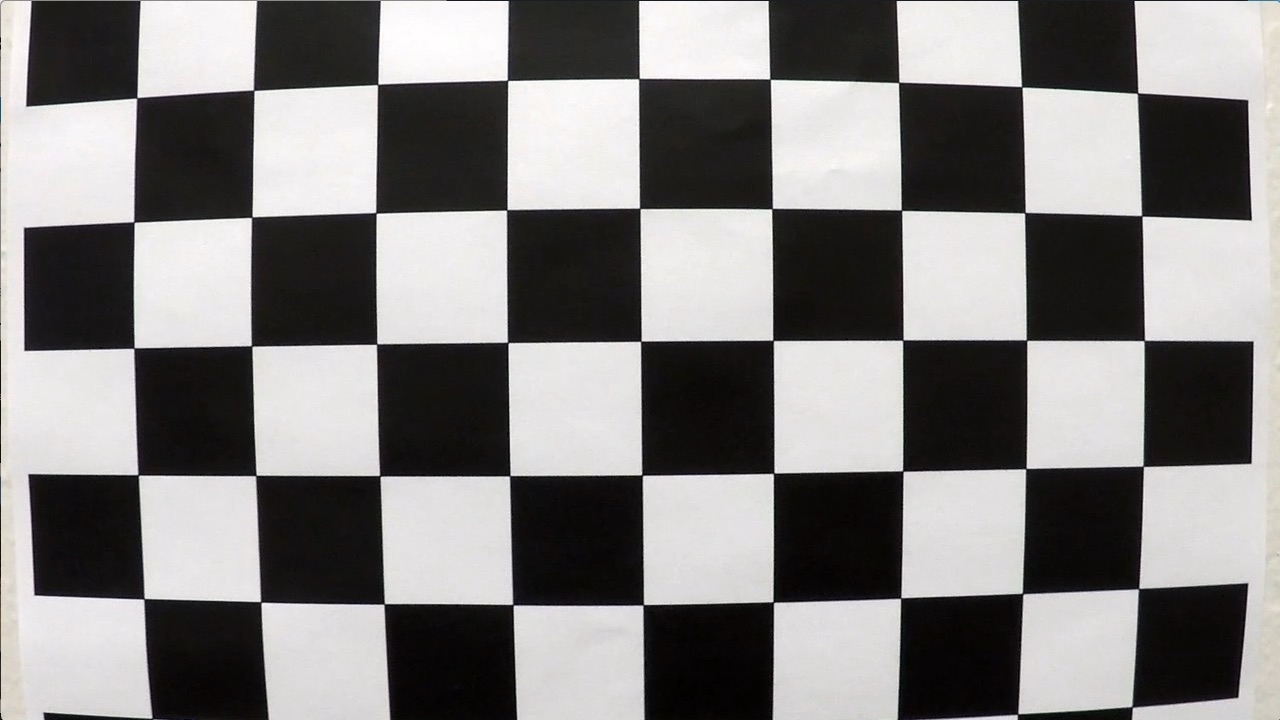
#> input picture camera_cal/calibration1.jpg, 1280 x 720 px; its folder holds only this picture in this run
$ jupyter execute --allow-errors P2.ipynb   (shell and % lines are left out)   (older library calls are emulated)
#> lines starting #> are read from the running program, lines starting #| are printed output that depends on the picture; after the words box and inside, x2 and y2 are one past the last pixel; in counts of white or black regions, pixels touching at a corner belong together
## Advanced Lane Finding

//TODO
* Camera calibration (DONE)
* distorion correction (DONE)
* color/gradient threshold (DONE)
* Perspective transform (DONE)
* Detect lane lines
* Calculate curvature

[cell 1]
# import all needed lib here
import numpy as np
import cv2
import matplotlib.pyplot as plt
import matplotlib.image as mpimg
import glob
import random

[cell 2]
# Camera calibration
# Read all in of calibration images
def generate_obj_image_points(root_path):
#> called with root_path = './camera_cal'
    images = glob.glob(root_path+'/calibration*.jpg')

    #prepare object point
    nx = 9
    ny = 6
    objp = np.zeros((ny*nx, 3), np.float32)
    #tricky here to get x,y coordinate since z is zero we don't care
    objp[:,:2] = np.mgrid[0:nx, 0:ny].T.reshape(-1,2) # get x,y coordinate

    # arrays of object and image points
    objpoints = []
    imgpoints = []

    for image_path in images:
        img = mpimg.imread(image_path)
#> img is the input picture: shape (720, 1280, 3); mean R, G, B 130.1, 128.4, 127.8
        gray = cv2.cvtColor(img, cv2.COLOR_RGB2GRAY)

        ret, corners = cv2.findChessboardCorners(gray, (nx,ny), None)
#> ret = False; corners = None
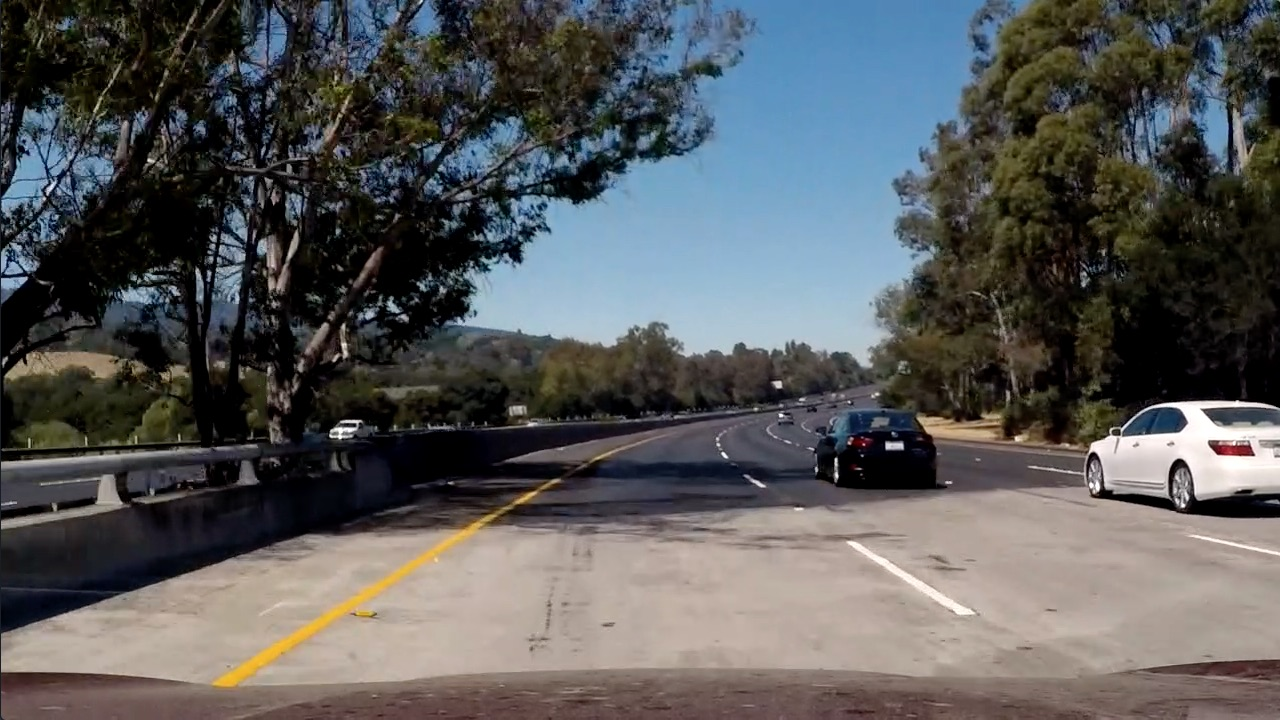
#> input picture test_images/test5.jpg, 1280 x 720 px
#> further down, sample_image is the input picture: shape (720, 1280, 3); mean R, G, B 88.5, 89.3, 89.8

        if ret == True:
            objpoints.append(objp)
            imgpoints.append(corners)

    return objpoints, imgpoints

def cal_undistort(img, objpoints, imgpoints):
    # Use cv2.calibrateCamera() and cv2.undistort()
    ret, mtx, dist, rvecs, tvecs = cv2.calibrateCamera(objpoints, imgpoints, img.shape[1::-1], None, None)
    undist = cv2.undistort(img, mtx, dist, None, mtx)
    return undist

# [8 lines left out: function display_2_images, not called in this run]

def display_color_gray(color, gray):
  f, (ax1, ax2) = plt.subplots(1, 2, figsize=(24, 9))
  f.tight_layout()
  ax1.imshow(color)
  ax1.set_title('Original Image', fontsize=50)
  ax2.imshow(gray, cmap='gray')
  ax2.set_title('Dest Image', fontsize=50)
  plt.subplots_adjust(left=0., right=1, top=0.9, bottom=0.)

objpoints,imgpoints = generate_obj_image_points('./camera_cal')

[cell 3]
images = glob.glob('./camera_cal/calibration*.jpg')
index = random.randint(0,len(images))
#> (the rest of this cell did not finish here and is left out)

### Color and Gradient threshold

[cell 4]
def mask_with_threshold(input_v, thresh):
    # create mask and apply threshold
    mask = np.zeros_like(input_v)
    mask[(input_v >= thresh[0]) & (input_v <= thresh[1])] = 1
    return mask

def abs_sobel_thresh(img, orient='x', sobel_kernel=3, thresh=(0, 255)):
#> called with orient = 'x', sobel_kernel = 3, thresh = (20, 100)
    gray = cv2.cvtColor(img, cv2.COLOR_RGB2GRAY)
    sobel = None
    if orient == 'x':
        sobel = cv2.Sobel(gray, cv2.CV_64F, 1, 0, ksize=sobel_kernel)
    else:
        sobel = cv2.Sobel(gray, cv2.CV_64F, 0, 1, ksize=sobel_kernel)
    abs_sobel = np.absolute(sobel)
    scaled_sobel = np.uint8(255*abs_sobel/np.max(abs_sobel))
    return mask_with_threshold(scaled_sobel, thresh)
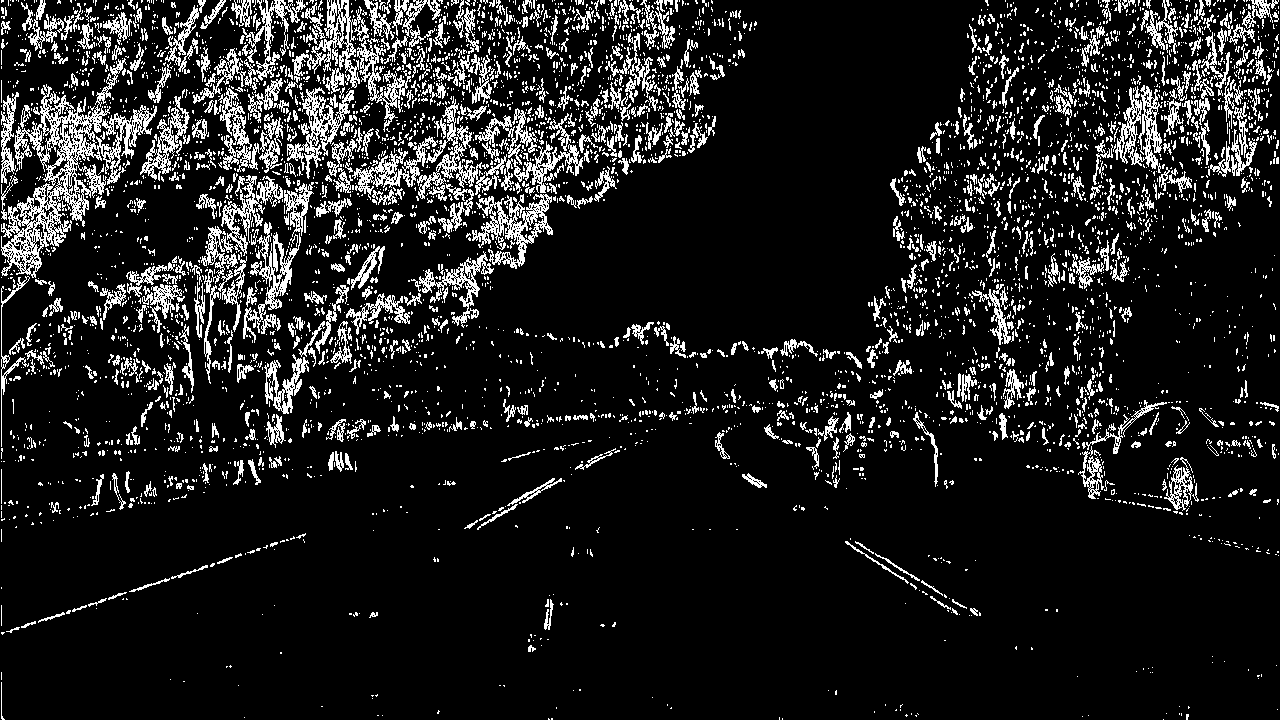
#> returned value: shape (720, 1280); values 0 (black) and 1 (white), 12.1% white in thin lines or dots
#> in abs_sobel_thresh (call 2), `return mask_with_threshold(scaled_sobel, thresh)`: returned value: shape (720, 1280); values 0 (black) and 1 (white), 13.1% white in thin lines or dots

def mag_thresh(img, sobel_kernel=3, thresh=(0, 255)):
#> called with sobel_kernel = 3, thresh = (30, 100)
    gray = cv2.cvtColor(img, cv2.COLOR_RGB2GRAY)
    # Take the gradient in x and y separately
    sobelx = cv2.Sobel(gray, cv2.CV_64F, 1, 0, ksize=sobel_kernel)
    sobely = cv2.Sobel(gray, cv2.CV_64F, 0, 1, ksize=sobel_kernel)
    # magnitude ==> sqrt(x^2 + y^2)
    mag = np.sqrt(sobelx**2 + sobely**2)
    # scale to 8 bit
    scaled_mag = np.uint8(255*mag/np.max(mag))
    return mask_with_threshold(scaled_mag, thresh)

def dir_threshold(img, sobel_kernel=3, thresh=(0, np.pi/2)):
#> called with sobel_kernel = 3, thresh = (0.698, 1.31)
    gray = cv2.cvtColor(img, cv2.COLOR_RGB2GRAY)
    # Take the gradient in x and y separately
    sobelx = cv2.Sobel(gray, cv2.CV_64F, 1, 0, ksize=sobel_kernel)
    sobely = cv2.Sobel(gray, cv2.CV_64F, 0, 1, ksize=sobel_kernel)
    abs_sobelx = np.absolute(sobelx)
    abs_sobely = np.absolute(sobely)
    # np.arctan2(abs_sobely, abs_sobelx) to calculate the direction of the gradient
    arc_v = np.arctan2(abs_sobely, abs_sobelx)
    return mask_with_threshold(arc_v, thresh)
#> returned value: shape (720, 1280) float64; values 0 (black) and 1 (white), 35.8% white in thin lines or dots

def color_threshold(img, channel, thresh=(0,255)):
    hls = cv2.cvtColor(img, cv2.COLOR_RGB2HLS)
    channel_v = None
    if channel == 'R':
        channel_v = img[:,:,0]
    elif channel == 'G':
        channel_v = img[:,:,1]
    elif channel == 'B':
        channel_v = img[:,:,2]
    elif channel == 'H':
        channel_v = hls[:,:,0]
    elif channel == 'L':
        channel_v = hls[:,:,1]
    elif channel == 'S':
        channel_v = hls[:,:,2]

    return mask_with_threshold(channel_v, thresh)

def combine_gradient_threshold(img):
    # Apply each of the thresholding functions
    ksize = 3
    gradx = abs_sobel_thresh(img, orient='x', sobel_kernel=ksize, thresh=(20, 100))
    grady = abs_sobel_thresh(img, orient='y', sobel_kernel=ksize, thresh=(20, 100))
    mag_binary = mag_thresh(img, sobel_kernel=ksize, thresh=(30, 100))
    dir_binary = dir_threshold(img, sobel_kernel=ksize, thresh=(40*np.pi/180, 75*np.pi/180)) # 40 to 75 degree

    #combined all above threshold (gradx & grady) or (mag_binary and dir_binary)
    mask = np.zeros_like(dir_binary)
    mask[((gradx == 1) & (grady == 1)) | ((mag_binary == 1) & (dir_binary == 1))] = 1
    return mask

def combine_color_threshold(img):
    r_channel = color_threshold(img, 'R', thresh=(200,255))
    s_channel = color_threshold(img, 'S', thresh=(200,255))

    #combined all above threshold (gradx & grady) or (mag_binary and dir_binary)
    mask = np.zeros_like(s_channel)
    mask[(r_channel == 1) | (s_channel == 1) ] = 1
    return mask

#### Combine Sobelx, Sobely, Magnitude and Direction of gradient

Let visualize the comination

[cell 5]
images = glob.glob('./test_images/*.jpg')
for image in images[:3]:
    #test sample imgage
    sample_image = mpimg.imread(image)
    binary = combine_gradient_threshold(sample_image)
#> binary: shape (720, 1280) float64; values 0 (black) and 1 (white), 5.8% white in thin lines or dots
    display_color_gray(sample_image, binary)

#### Combine Color threshold

[cell 6]
#test sample imgage
sample_image = mpimg.imread('./test_images/test5.jpg')
binary = color_threshold(sample_image, 'R', thresh=(200,255))
#> in color_threshold, `hls = cv2.cvtColor(img, cv2.COLOR_RGB2HLS)`: hls: shape (720, 1280, 3); mean of channels 0, 1, 2 55.5, 89.2, 70.1
#> in color_threshold, `return mask_with_threshold(channel_v, thresh)`: returned value: shape (720, 1280); values 0 (black) and 1 (white), 1.9% white; 152 white regions (123 under 20 px), largest, box (x1, y1, x2, y2) and area: (1089, 401, 1280, 495) 9372, (213, 523, 482, 687) 4375, (846, 541, 975, 615) 1454
f, (ax1, ax2) = plt.subplots(1, 2, figsize=(24, 9))
f.tight_layout()
ax1.imshow(sample_image)
ax1.set_title('Original Image', fontsize=50)
ax2.imshow(binary, cmap='gray')
ax2.set_title('Dest Image', fontsize=50)
plt.subplots_adjust(left=0., right=1, top=0.9, bottom=0.)

#test another sample imgage
sample_image = mpimg.imread('./test_images/test5.jpg')
binary = color_threshold(sample_image, 'S', thresh=(150,255))
#> call 2 of color_threshold, with channel = 'S', thresh = (150, 255)
#> in color_threshold (call 2), `channel_v = hls[:,:,2]`:
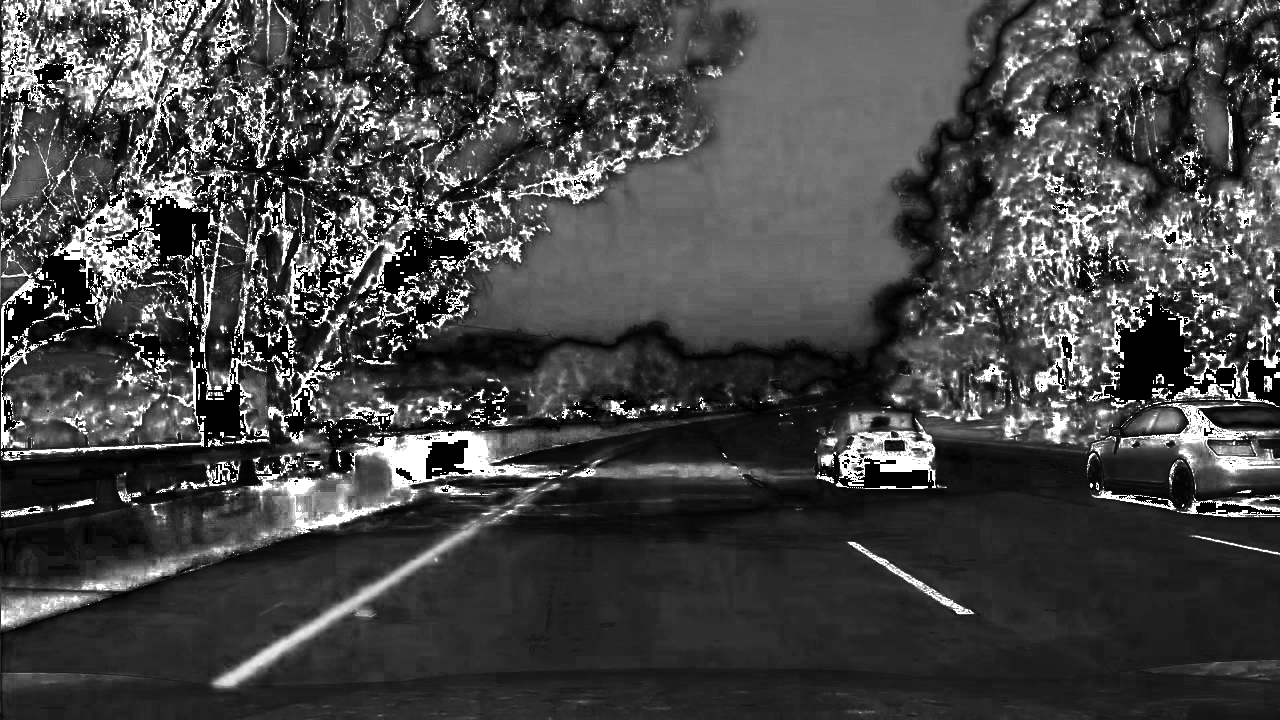
#> channel_v: shape (720, 1280); min 0, max 255, mean 70.1
#> in color_threshold (call 2), `return mask_with_threshold(channel_v, thresh)`: returned value: shape (720, 1280); values 0 (black) and 1 (white), 10.3% white; 3452 white regions (2849 under 20 px), largest, box (x1, y1, x2, y2) and area: (350, 430, 567, 502) 4394, (54, 188, 160, 296) 3201, (214, 526, 475, 686) 2824
f, (ax1, ax2) = plt.subplots(1, 2, figsize=(24, 9))
f.tight_layout()
ax1.imshow(sample_image)
ax1.set_title('Original Image', fontsize=50)
ax2.imshow(binary, cmap='gray')
ax2.set_title('Dest Image', fontsize=50)
plt.subplots_adjust(left=0., right=1, top=0.9, bottom=0.)

#test another sample imgage
sample_image = mpimg.imread('./test_images/test5.jpg')
binary = combine_color_threshold(sample_image)
#> in color_threshold (call 4), `return mask_with_threshold(channel_v, thresh)`: returned value: shape (720, 1280); values 0 (black) and 1 (white), 7.5% white; 3549 white regions (2993 under 20 px), largest, box (x1, y1, x2, y2) and area: (350, 430, 561, 491) 3747, (54, 188, 154, 293) 2482, (839, 431, 936, 488) 2173
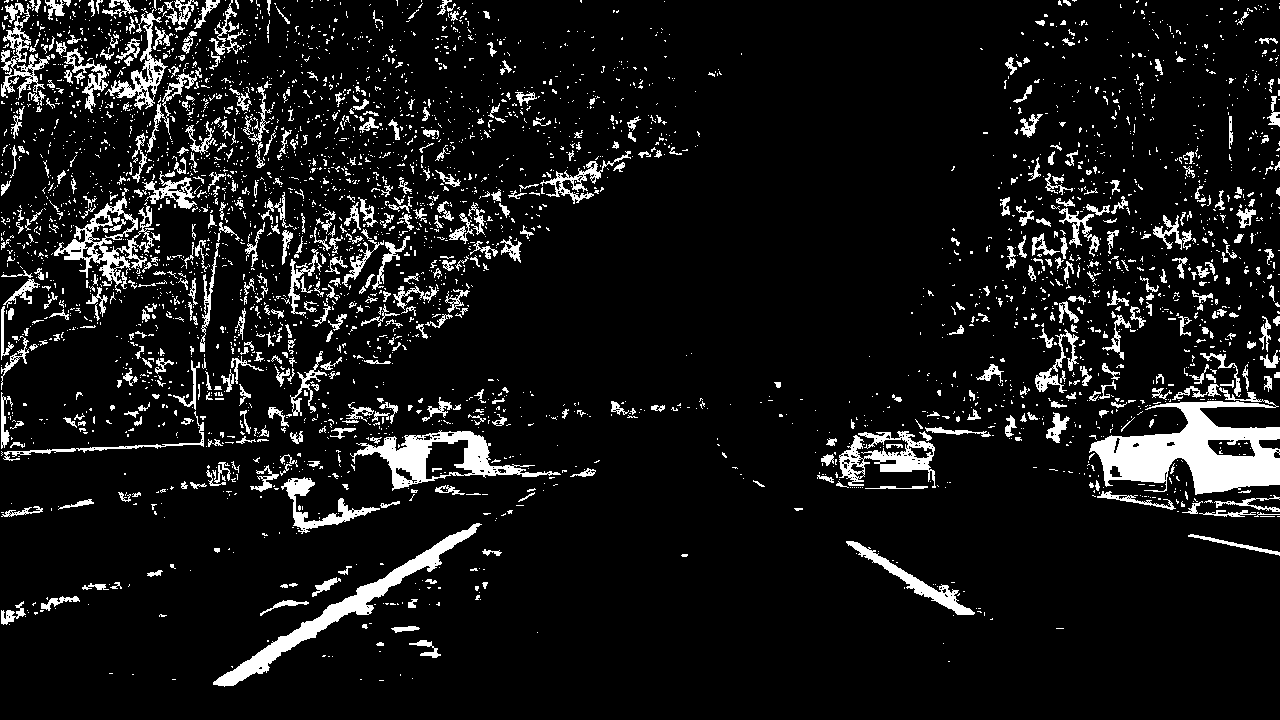
#> binary: shape (720, 1280); values 0 (black) and 1 (white), 9% white; 3630 white regions (3057 under 20 px), largest, box (x1, y1, x2, y2) and area: (1089, 387, 1280, 495) 9572, (213, 523, 482, 687) 4375, (350, 430, 561, 491) 3747
f, (ax1, ax2) = plt.subplots(1, 2, figsize=(24, 9))
f.tight_layout()
ax1.imshow(sample_image)
ax1.set_title('Original Image', fontsize=50)
ax2.imshow(binary, cmap='gray')
ax2.set_title('Dest Image', fontsize=50)
plt.subplots_adjust(left=0., right=1, top=0.9, bottom=0.)

#### Let combine

And at the end we will have our pipeline to use be noted with visualize, if specify, we can see the sample pictures.

[cell 7]
def pipeline(img, visualize=False):
    #combine both gradient and color
    binary_gradient = combine_gradient_threshold(img)
    binary_color = combine_color_threshold(img)

    #merge
    mask = np.zeros_like(binary_color)
    mask[(binary_gradient == 1) | (binary_color == 1)] = 1

    if visualize:
        color_binary = np.uint8(np.dstack(( np.zeros_like(binary_color), binary_gradient, binary_color)) * 255)

        f, (ax1, ax2, ax3) = plt.subplots(1, 3, figsize=(24, 9))
        f.tight_layout()
        ax1.imshow(img)
        ax1.set_title('original Image', fontsize=50)
        ax2.imshow(color_binary)
        ax2.set_title('stack Image', fontsize=50)
        ax3.imshow(mask, cmap='gray')
        ax3.set_title('Binary Image', fontsize=50)
        plt.subplots_adjust(left=0., right=1, top=0.9, bottom=0.)


    return mask

images = glob.glob('./test_images/*.jpg')
for image in images[:3]:
    binary = pipeline(mpimg.imread(image), visualize=True)
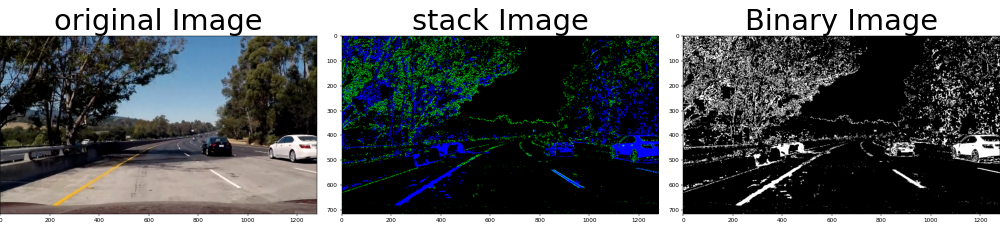
#> figure drawn by matplotlib, 3 panels
